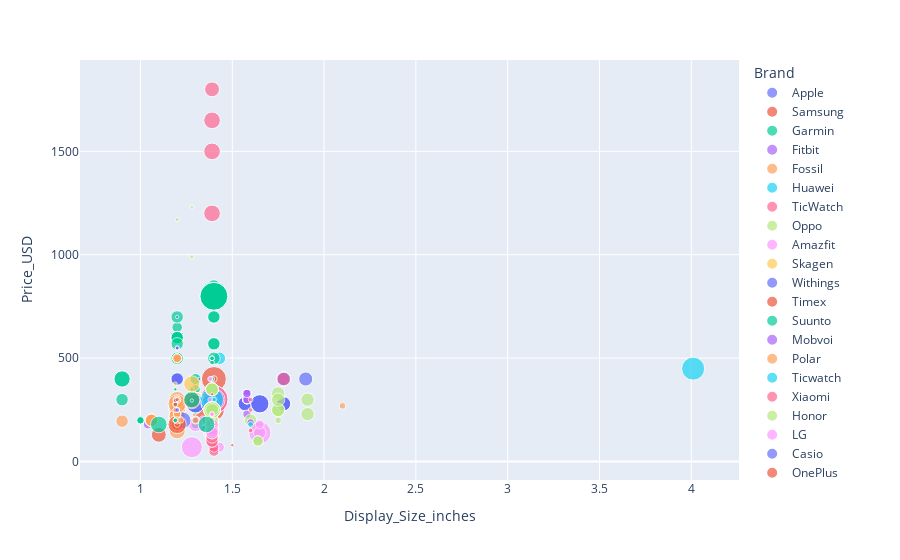

Notebook code cell kept with this figure:
### Code cell
# Create the scatter plot
fig = px.scatter(data, x='Display_Size_inches', y='Price_USD', color='Brand',
                 size='Battery_Life_days', hover_data=['Model', 'Water_Resistance_meters'])
fig.show()

### Figure 1 — Plotly figure (JSON) as saved in the notebook; plotly's stock layout.template omitted (floating-point values rounded to 4 significant figures)
{"data": [{"customdata": [["Watch Series 7", 50], ["Watch SE", 50], ["Watch SE", 50], ["Watch SE", 50], ["Watch SE", 50], ["Watch SE", 50], ["Watch SE", 50], ["Watch Series 6", 50], ["Watch SE", 50], ["Watch Series 6", 50], ["Watch Series 6", 50], ["Watch Series 6", 50], ["Watch Series 6", 50], ["Watch Series 6", 50]], "hovertemplate": "Brand=Apple<br>Display_Size_inches=%{x}<br>Price_USD=%{y}<br>Battery_Life_days=%{marker.size}<br>Model=%{customdata[0]}<br>Water_Resistance_meters=%{customdata[1]}<extra></extra>", "legendgroup": "Apple", "marker": {"color": "#636efa", "size": [18, 18, 18, 18, 18, 18, 18, 18, 18, 18, 18, 18, 18, 18], "sizemode": "area", "sizeref": 0.18, "symbol": "circle"}, "mode": "markers", "name": "Apple", "orientation": "v", "showlegend": true, "type": "scatter", "x": [1.9, 1.57, 1.78, 1.57, 1.78, 1.57, 1.78, 1.78, 1.78, 1.78, 1.78, 1.78, 1.78, 1.78], "xaxis": "x", "y": [399, 279, 279, 279, 279, 279, 279, 399, 279, 399, 399, 399, 399, 399], "yaxis": "y"}, {"customdata": [["Galaxy Watch 4", 50], ["Galaxy Watch 3", 50], ["Galaxy Watch 3", 50], ["Galaxy Watch Active 2", 50], ["Galaxy Watch 3", 50], ["Galaxy Watch Active2", 50], ["Galaxy Watch 3", 50], ["Galaxy Watch Active 2", 50], ["Galaxy Watch Active2", 50], ["Galaxy Watch Active2", 50], ["Galaxy Watch 3", 50], ["Galaxy Watch Active 2", 50], ["Galaxy Watch 3", 50], ["Galaxy Watch Active2", 50], ["Galaxy Watch3", 50], ["Galaxy Watch 3", 50], ["Galaxy Watch Active 2", 50], ["Galaxy Watch", 50], ["Gear S3 Frontier", 50]], "hovertemplate": "Brand=Samsung<br>Display_Size_inches=%{x}<br>Price_USD=%{y}<br>Battery_Life_days=%{marker.size}<br>Model=%{customdata[0]}<br>Water_Resistance_meters=%{customdata[1]}<extra></extra>", "legendgroup": "Samsung", "marker": {"color": "#EF553B", "size": [40, 3, 4, 2, 3, 2, 3, 2, 3, 60, 56, 2, 2, 3, 4, 4, 2, 4, 3], "sizemode": "area", "sizeref": 0.18, "symbol": "circle"}, "mode": "markers", "name": "Samsung", "orientation": "v", "showlegend": true, "type": "scatter", "x": [1.4, 1.4, 1.4, 1.4, 1.4, 1.4, 1.4, 1.4, 1.4, 1.35, 1.4, 1.2, 1.4, 1.4, 1.4, 1.2, 1.4, 1.3, 1.3], "xaxis": "x", "y": [249, 349, 399, 249, 399, 249, 349, 249, 199, 249, 399, 199, 399, 249, 399, 399, 279, 259, 299], "yaxis": "y"}, {"customdata": [["Venu 2", 50], ["Forerunner 945 LTE", 50], ["Venu Sq Music", 50], ["Lily", 50], ["Forerunner 945", 50], ["Forerunner 945", 50], ["Forerunner 945", 50], ["Forerunner 945", 50], ["Forerunner 945", 50], ["Venu Sq", 50], ["Forerunner 945", 50], ["Lily", 50], ["Forerunner 945", 50], ["Forerunner 945", 50], ["Venu Sq", 50], ["Forerunner 945", 50], ["Enduro", 100], ["Forerunner 945", 50], ["Forerunner 945", 50], ["Fenix 6 Pro Solar", 100], ["Venu Sq", 50], ["Forerunner 945", 50], ["Venu Sq", 50], ["Enduro", 100], ["Lily", 50], ["Instinct Solar", 100], ["Enduro", 100], ["Instinct", 100], ["Vivoactive 4", 50], ["Instinct Solar", 100], ["Venu Sq Music", 50], ["Lily", 50], ["Enduro", 100], ["Venu Sq", 50]], "hovertemplate": "Brand=Garmin<br>Display_Size_inches=%{x}<br>Price_USD=%{y}<br>Battery_Life_days=%{marker.size}<br>Model=%{customdata[0]}<br>Water_Resistance_meters=%{customdata[1]}<extra></extra>", "legendgroup": "Garmin", "marker": {"color": "#00cc96", "size": [11, 10, 6, 5, 14, 14, 14, 2, 2, 6, 14, 5, 14, 14, 6, 14, 70, 2, 14, 14, 6, 14, 6, 70, 5, 24, 70, 14, 8, 24, 6, 5, 70, 6], "sizemode": "area", "sizeref": 0.18, "symbol": "circle"}, "mode": "markers", "name": "Garmin", "orientation": "v", "showlegend": true, "type": "scatter", "x": [1.3, 1.2, 1.3, 1, 1.2, 1.2, 1.2, 1.2, 1.2, 1.3, 1.2, 1.3, 1.2, 1.2, 1.3, 1.2, 1.4, 1.2, 1.2, 1.4, 1.3, 1.2, 1.3, 1.4, 1, 0.9, 1.4, 0.9, 1.3, 0.9, 1.3, 1, 1.4, 1.3], "xaxis": "x", "y": [399, 649, 249, 199, 599, 599, 599, 599, 599, 199, 599, 199, 599, 599, 199, 599, 799, 599, 599, 849, 179, 599, 199, 799, 199, 399, 799, 299, 349, 399, 249, 199, 799, 179], "yaxis": "y"}, {"customdata": [["Versa 3", 50], ["Sense", 50], ["Sense", 50], ["Sense", 50], ["Sense", 50], ["Sense", 50], ["Sense", 50], ["Sense", 50], ["Sense", 50], ["Sense", 50], ["Sense", 50], ["Versa Lite Edition", 50], ["Sense", 50], ["Versa 2", 50], ["Sense", 50], ["Sense", 50], ["Versa 2", 50], ["Sense", 50], ["Charge 5", 50], ["Sense", 50], ["Ionic", 50], ["Ionic", 50], ["Ionic", 50], ["Ionic", 50]], "hovertemplate": "Brand=Fitbit<br>Display_Size_inches=%{x}<br>Price_USD=%{y}<br>Battery_Life_days=%{marker.size}<br>Model=%{customdata[0]}<br>Water_Resistance_meters=%{customdata[1]}<extra></extra>", "legendgroup": "Fitbit", "marker": {"color": "#ab63fa", "size": [6, 6, 6, 6, 6, 6, 6, 6, 6, 6, 6, 4, 6, 5, 6, 6, 5, 6, 7, 6, 5, 5, 5, 4], "sizemode": "area", "sizeref": 0.18, "symbol": "circle"}, "mode": "markers", "name": "Fitbit", "orientation": "v", "showlegend": true, "type": "scatter", "x": [1.58, 1.58, 1.58, 1.58, 1.58, 1.58, 1.58, 1.58, 1.58, 1.58, 1.58, 1.34, 1.58, 1.39, 1.58, 1.58, 1.39, 1.58, 1.04, 1.58, 1.42, 1.42, 1.42, 1.42], "xaxis": "x", "y": [229, 299, 329, 299, 329, 329, 299, 329, 299, 299, 299, 159, 329, 199, 299, 329, 179, 299, 179, 329, 249, 249, 299, 249], "yaxis": "y"}, {"customdata": [["Gen 6", 30], ["Collider", 30], ["Sport", 50], ["Sport", 50], ["Sport", 50], ["Sport", 50], ["Sport", 30], ["Sport", 50], ["Hybrid HR", 30], ["Sport", 50], ["Hybrid HR", 30], ["Hybrid HR", 30], ["Sport", 50], ["Collider HR", 30], ["Sport", 50], ["Hybrid HR", 30], ["Sport", 50], ["Gen 5 Carlyle", 30], ["Hybrid HR", 30], ["Gen 5", 30], ["Sport", 50], ["Sport", 50], ["Sport", 50]], "hovertemplate": "Brand=Fossil<br>Display_Size_inches=%{x}<br>Price_USD=%{y}<br>Battery_Life_days=%{marker.size}<br>Model=%{customdata[0]}<br>Water_Resistance_meters=%{customdata[1]}<extra></extra>", "legendgroup": "Fossil", "marker": {"color": "#FFA15A", "size": [24, 14, 24, 24, 24, 2, 24, 24, 14, 24, 14, 14, 2, 14, 24, 14, 24, 24, 14, 24, 24, 2, 24], "sizemode": "area", "sizeref": 0.18, "symbol": "circle"}, "mode": "markers", "name": "Fossil", "orientation": "v", "showlegend": true, "type": "scatter", "x": [1.28, null, 1.2, 1.2, 1.2, 1.2, 1.2, 1.2, 1.06, 1.2, 1.06, 1.06, 1.2, 0.9, 1.2, 1.06, 1.2, 1.28, 1.06, 1.28, 1.2, 1.2, 1.2], "xaxis": "x", "y": [299, 195, 255, 149, 219, 275, 249, 199, 199, 219, 199, 199, 219, 195, 199, 199, 189, 295, 199, 295, 219, 149, 299], "yaxis": "y"}, {"customdata": [["Watch 3 Pro", 50], ["Watch GT 2 Pro", 50], ["Watch GT2 Pro", 50], ["Watch GT2 Pro", 50], ["Watch GT 2 Pro", 50], ["Watch GT 2 Pro", 50], ["Watch GT 2 Pro", 50], ["Watch GT 2 Pro", 50], ["Watch GT 2 Pro", 50], ["Watch GT 2 Pro", 50], ["Watch GT 2 Pro", 50], ["Watch GT 2 Pro", 50], ["Watch GT 2 Pro", 50], ["Watch Fit", 50], ["Watch GT 2 Pro", 50], ["Watch GT 2e", 50], ["Watch GT 2", 50], ["Watch GT 2e", 50], ["Watch GT 2 Pro", 50]], "hovertemplate": "Brand=Huawei<br>Display_Size_inches=%{x}<br>Price_USD=%{y}<br>Battery_Life_days=%{marker.size}<br>Model=%{customdata[0]}<br>Water_Resistance_meters=%{customdata[1]}<extra></extra>", "legendgroup": "Huawei", "marker": {"color": "#19d3f3", "size": [14, 14, 14, 14, 14, 14, 14, 14, 14, 14, 14, 14, 14, 10, 14, 14, 14, 14, 14], "sizemode": "area", "sizeref": 0.18, "symbol": "circle"}, "mode": "markers", "name": "Huawei", "orientation": "v", "showlegend": true, "type": "scatter", "x": [1.43, 1.39, 1.39, 1.39, 1.39, 1.39, 1.39, 1.39, 1.39, 1.39, 1.39, 1.39, 1.39, 1.64, 1.39, 1.39, 1.39, 1.39, 1.39], "xaxis": "x", "y": [499, 299, 299, 299, 299, 329, 299, 299, 299, 299, 299, 299, 299, 129, 299, 139, 179, 139, 299], "yaxis": "y"}, {"customdata": [["E3", 50], ["Pro 3 GPS", 50], ["Pro 4G/LTE", 50], ["Pro 3 GPS", 50], ["Pro 3", 50], ["Pro 3", 50], ["Pro 3", 30], ["Pro 3", 50], ["Pro 3", 50], ["Pro 4G/LTE", 50], ["E2", 50], ["E3", 50], ["E3", 50], ["C2+", 50], ["Pro 3", 50], ["C2", 50], ["E3", 50], ["Pro 3", 50]], "hovertemplate": "Brand=TicWatch<br>Display_Size_inches=%{x}<br>Price_USD=%{y}<br>Battery_Life_days=%{marker.size}<br>Model=%{customdata[0]}<br>Water_Resistance_meters=%{customdata[1]}<extra></extra>", "legendgroup": "TicWatch", "marker": {"color": "#FF6692", "size": [2, 3, 2, 3, 3, 45, 72, 3, 45, 2, 2, 3, 3, 1.5, 3, 1, 3, 72], "sizemode": "area", "sizeref": 0.18, "symbol": "circle"}, "mode": "markers", "name": "TicWatch", "orientation": "v", "showlegend": true, "type": "scatter", "x": [1.3, 1.4, 1.4, 1.4, 1.4, 1.4, 1.4, 1.4, 1.4, 1.4, 1.39, 1.3, 1.3, 1.3, 1.4, 1.3, 1.3, 1.4], "xaxis": "x", "y": [199, 299, 299, 299, 299, 299, 299, 299, 299, 299, 159, 199, 199, 209, 299, 199, 199, 299], "yaxis": "y"}, {"customdata": [["Watch 2", 50], ["Watch 2", 50], ["Watch 2", 50], ["Watch 2", 50], ["Watch", 50], ["Watch 2", 50], ["Watch Free", 50], ["Watch 2 ECG Edition", 50], ["Watch Free", 50]], "hovertemplate": "Brand=Oppo<br>Display_Size_inches=%{x}<br>Price_USD=%{y}<br>Battery_Life_days=%{marker.size}<br>Model=%{customdata[0]}<br>Water_Resistance_meters=%{customdata[1]}<extra></extra>", "legendgroup": "Oppo", "marker": {"color": "#B6E880", "size": [4, 16, 16, 16, 16, 16, 14, 16, 14], "sizemode": "area", "sizeref": 0.18, "symbol": "circle"}, "mode": "markers", "name": "Oppo", "orientation": "v", "showlegend": true, "type": "scatter", "x": [1.75, 1.91, 1.75, 1.75, 1.91, 1.75, 1.6, 1.75, 1.64], "xaxis": "x", "y": [199, 299, 329, 249, 229, 249, 199, 299, 159], "yaxis": "y"}, {"customdata": [["GTR 3", 50], ["GTR 2", 50], ["GTR 2e", 50], ["GTR 2e", 50], ["GTR 2e", 50], ["GTR 2e", 50], ["GTS 2e", 50], ["GTR 2e", 50], ["GTR 2", 50], ["GTR 2", 50], ["GTR 2", 50], ["GTS 2", 50], ["Bip U Pro", 50], ["Stratos 3", 50], ["Bip S", 50], ["GTR 2", 50], ["T-Rex Pro", 100], ["GTR 2", 50], ["GTR 2e", 50], ["GTR 2", 50]], "hovertemplate": "Brand=Amazfit<br>Display_Size_inches=%{x}<br>Price_USD=%{y}<br>Battery_Life_days=%{marker.size}<br>Model=%{customdata[0]}<br>Water_Resistance_meters=%{customdata[1]}<extra></extra>", "legendgroup": "Amazfit", "marker": {"color": "#FF97FF", "size": [12, 14, 24, 14, 45, 14, 14, 14, 14, 14, 14, 7, 9, 7, 40, 14, 18, 14, 24, 14], "sizemode": "area", "sizeref": 0.18, "symbol": "circle"}, "mode": "markers", "name": "Amazfit", "orientation": "v", "showlegend": true, "type": "scatter", "x": [1.39, 1.39, 1.39, 1.39, 1.65, 1.39, 1.65, 1.39, 1.39, 1.39, 1.39, 1.65, 1.43, 1.34, 1.28, 1.39, 1.3, 1.39, 1.39, 1.39], "xaxis": "x", "y": [199, 179, 139, 139, 139, 139, 139, 139, 179, 179, 179, 179, 69, 199, 69, 179, 179, 179, 139, 179], "yaxis": "y"}, {"customdata": [["Jorn Hybrid HR", 30], ["Falster 3", 30], ["Falster 3", 30], ["Falster 3", 30], ["Falster 3", 30], ["Falster 3", 30], ["Falster 3", 30], ["Jorn Hybrid HR", 30], ["Falster 3", 30], ["Falster 3", 30], ["Falster 3", 30], ["Falster 3", 30], ["Falster 3", 30], ["Falster 3", 30], ["Falster 3", 30], ["Falster 2", 30], ["Falster 3", 30]], "hovertemplate": "Brand=Skagen<br>Display_Size_inches=%{x}<br>Price_USD=%{y}<br>Battery_Life_days=%{marker.size}<br>Model=%{customdata[0]}<br>Water_Resistance_meters=%{customdata[1]}<extra></extra>", "legendgroup": "Skagen", "marker": {"color": "#FECB52", "size": [14, 24, 24, 24, 24, 1, 24, 14, 24, 24, 2, 1, 1, 24, 1, 1, 24], "sizemode": "area", "sizeref": 0.18, "symbol": "circle"}, "mode": "markers", "name": "Skagen", "orientation": "v", "showlegend": true, "type": "scatter", "x": [null, 1.3, 1.3, 1.3, 1.3, 1.3, 1.3, 1.2, 1.3, 1.3, 1.3, 1.3, 1.3, 1.3, 1.3, 1.19, 1.3], "xaxis": "x", "y": [195, 295, 295, 295, 295, 295, 295, 195, 295, 295, 295, 295, 295, 295, 295, 295, 295], "yaxis": "y"}, {"customdata": [["ScanWatch", 50], ["ScanWatch", 50], ["ScanWatch", 50], ["Steel HR Sport", 50], ["ScanWatch", 50], ["ScanWatch 38mm", 50], ["ScanWatch", 50], ["ScanWatch", 50], ["ScanWatch", 50]], "hovertemplate": "Brand=Withings<br>Display_Size_inches=%{x}<br>Price_USD=%{y}<br>Battery_Life_days=%{marker.size}<br>Model=%{customdata[0]}<br>Water_Resistance_meters=%{customdata[1]}<extra></extra>", "legendgroup": "Withings", "marker": {"color": "#636efa", "size": [30, 30, 30, 25, 30, 30, 30, 30, 30], "sizemode": "area", "sizeref": 0.18, "symbol": "circle"}, "mode": "markers", "name": "Withings", "orientation": "v", "showlegend": true, "type": "scatter", "x": [1.65, 1.65, 1.3, 1.23, 1.38, 1.3, 1.65, 1.38, 1.38], "xaxis": "x", "y": [279, 279, 279, 199, 279, 279, 279, 279, 279], "yaxis": "y"}, {"customdata": [["Metropolitan R", 30], ["Metropolitan R", 30], ["Metropolitan R", 50], ["Metropolitan R", 50], ["Metropolitan R", 50], ["Ironman R300 GPS", 100], ["Metropolitan+", 50], ["Metropolitan R AMOLED", 30]], "hovertemplate": "Brand=Timex<br>Display_Size_inches=%{x}<br>Price_USD=%{y}<br>Battery_Life_days=%{marker.size}<br>Model=%{customdata[0]}<br>Water_Resistance_meters=%{customdata[1]}<extra></extra>", "legendgroup": "Timex", "marker": {"color": "#EF553B", "size": [3, 5, 3, 12, 30, 20, 1, 3], "sizemode": "area", "sizeref": 0.18, "symbol": "circle"}, "mode": "markers", "name": "Timex", "orientation": "v", "showlegend": true, "type": "scatter", "x": [1.2, 1.2, 1.2, 1.2, 1.2, 1.1, 1.5, 1.2], "xaxis": "x", "y": [179, 179, 179, 179, 179, 129, 79, 179], "yaxis": "y"}, {"customdata": [["7", 50], ["9 Peak", 100], ["7", 50], ["9 Baro", 100], ["7", 50], ["7", 50], ["7", 50], ["7", 50], ["7", 50], ["9 Peak", 100], ["9 Peak", 100], ["9 Peak", 100], ["9 Peak", 100], ["9 Peak", 100], ["9 Peak", 100], ["9 Peak", 100]], "hovertemplate": "Brand=Suunto<br>Display_Size_inches=%{x}<br>Price_USD=%{y}<br>Battery_Life_days=%{marker.size}<br>Model=%{customdata[0]}<br>Water_Resistance_meters=%{customdata[1]}<extra></extra>", "legendgroup": "Suunto", "marker": {"color": "#00cc96", "size": [2, 14, 2, 14, 2, 2, 2, 2, 2, 14, 14, 14, 14, 14, 14, 14], "sizemode": "area", "sizeref": 0.18, "symbol": "circle"}, "mode": "markers", "name": "Suunto", "orientation": "v", "showlegend": true, "type": "scatter", "x": [1.39, 1.4, 1.39, 1.2, 1.39, 1.39, 1.39, 1.39, 1.39, 1.4, 1.4, 1.2, 1.4, 1.4, 1.2, 1.2], "xaxis": "x", "y": [499, 499, 479, 599, 499, 399, 499, 499, 399, 569, 569, 699, 699, 699, 569, 499], "yaxis": "y"}, {"customdata": [["TicWatch Pro 3 GPS", 50], ["TicWatch E3", 30], ["TicWatch E3", 1.5], ["TicWatch Pro 3", 50], ["TicWatch E3", 50], ["TicWatch Pro 2020", 50], ["TicWatch Pro 3", 50], ["TicWatch Pro 3", 50], ["TicWatch E3", 50], ["TicWatch C2+", 50], ["TicWatch E3", 50], ["TicWatch E3", 50], ["TicWatch Pro", 50], ["TicWatch E3", 50], ["TicWatch E3", 50], ["TicWatch E3", 50], ["TicWatch E2", 50], ["TicWatch Pro 3", 50], ["TicWatch C2+", 50], ["TicWatch E3", 50], ["TicWatch E3", 50], ["TicWatch Pro 3", 50], ["TicWatch S2", 50], ["TicWatch E3", 50]], "hovertemplate": "Brand=Mobvoi<br>Display_Size_inches=%{x}<br>Price_USD=%{y}<br>Battery_Life_days=%{marker.size}<br>Model=%{customdata[0]}<br>Water_Resistance_meters=%{customdata[1]}<extra></extra>", "legendgroup": "Mobvoi", "marker": {"color": "#ab63fa", "size": [45, 3, 3, 3, 3, 2, 3, 3, 3, 2, 3, 3, 2, 3, 3, 3, 2, 3, 1.5, 3, 3, 3, 2, 3], "sizemode": "area", "sizeref": 0.18, "symbol": "circle"}, "mode": "markers", "name": "Mobvoi", "orientation": "v", "showlegend": true, "type": "scatter", "x": [1.4, 1.3, 1.3, 1.4, 1.3, 1.39, 1.4, 1.4, 1.3, 1.3, 1.3, 1.3, 1.4, 1.3, 1.3, 1.3, 1.39, 1.4, 1.3, 1.3, 1.3, 1.4, 1.39, 1.3], "xaxis": "x", "y": [299, 199, 199, 299, 199, 299, 299, 299, 199, 209, 199, 199, 279, 199, 199, 199, 159, 299, 209, 199, 199, 299, 179, 199], "yaxis": "y"}, {"customdata": [["Ignite 2", 30], ["Vantage V2", 100], ["Vantage M", 50], ["Vantage M2", 100], ["Vantage V2", 100], ["Vantage V2", 100], ["Vantage M2", 100], ["Vantage V2", 100], ["Vantage V2", 100], ["Ignite 2", 50], ["Ignite 2", 30], ["Ignite", 30]], "hovertemplate": "Brand=Polar<br>Display_Size_inches=%{x}<br>Price_USD=%{y}<br>Battery_Life_days=%{marker.size}<br>Model=%{customdata[0]}<br>Water_Resistance_meters=%{customdata[1]}<extra></extra>", "legendgroup": "Polar", "marker": {"color": "#FFA15A", "size": [5, 7, 30, 5, 7, 7, 5, 7, 7, 5, 5, 5], "sizemode": "area", "sizeref": 0.18, "symbol": "circle"}, "mode": "markers", "name": "Polar", "orientation": "v", "showlegend": true, "type": "scatter", "x": [1.2, 1.2, 1.2, 1.2, 1.2, 1.2, 1.2, 1.2, 1.2, 1.2, 1.2, 1.2], "xaxis": "x", "y": [229, 499, 279, 299, 499, 499, 299, 499, 499, 229, 229, 199], "yaxis": "y"}, {"customdata": [["Pro 4G/LTE", 50], ["Pro 4G/LTE", 50]], "hovertemplate": "Brand=Ticwatch<br>Display_Size_inches=%{x}<br>Price_USD=%{y}<br>Battery_Life_days=%{marker.size}<br>Model=%{customdata[0]}<br>Water_Resistance_meters=%{customdata[1]}<extra></extra>", "legendgroup": "Ticwatch", "marker": {"color": "#19d3f3", "size": [48, 2], "sizemode": "area", "sizeref": 0.18, "symbol": "circle"}, "mode": "markers", "name": "Ticwatch", "orientation": "v", "showlegend": true, "type": "scatter", "x": [1.39, 1.4], "xaxis": "x", "y": [299, 299], "yaxis": "y"}, {"customdata": [["Mi Watch", 50], ["Mi Watch Lite", 50], ["Mi Watch Revolve", 50], ["Mi Watch Revolve", 50], ["Mi Watch Revolve", 50], ["Mi Watch", 50], ["Mi Watch", 50], ["Mi Watch Lite", 50], ["Mi Watch Lite", 50], ["Mi Watch Revolve", 50], ["Mi Watch Revolve", 50], ["Mi Watch Revolve", 50], ["Mi Watch Revolve", 50], ["Mi Watch Revolve", 50], ["Mi Watch", 50], ["Mi Watch Revolve", 50], ["Mi Watch Revolve", 50]], "hovertemplate": "Brand=Xiaomi<br>Display_Size_inches=%{x}<br>Price_USD=%{y}<br>Battery_Life_days=%{marker.size}<br>Model=%{customdata[0]}<br>Water_Resistance_meters=%{customdata[1]}<extra></extra>", "legendgroup": "Xiaomi", "marker": {"color": "#FF6692", "size": [16, 9, 14, 14, 14, 16, 16, 9, 9, 14, 14, 14, 14, 14, 16, 14, 14], "sizemode": "area", "sizeref": 0.18, "symbol": "circle"}, "mode": "markers", "name": "Xiaomi", "orientation": "v", "showlegend": true, "type": "scatter", "x": [1.39, 1.4, 1.39, 1.39, 1.39, 1.39, 1.39, 1.4, 1.4, 1.39, 1.39, 1.39, 1.39, 1.39, 1.78, 1.39, 1.39], "xaxis": "x", "y": [179, 59, 149, 129, 119, 199, 139, 49, 69, 129, 120, 99, 99, 149, 399, 129, 119], "yaxis": "y"}, {"customdata": [["MagicWatch 2", 50], ["Watch GS Pro", 50], ["Watch GS Pro", 50], ["Magic Watch 2", 50], ["MagicWatch 2", 50], ["Watch ES", 50], ["Watch ES", 50], ["Watch GS Pro", 50], ["Watch GS Pro", 50], ["MagicWatch 2", 50], ["MagicWatch 2", 50], ["Watch GS Pro", 50], ["MagicWatch 2", 50], ["Watch GS Pro", 50]], "hovertemplate": "Brand=Honor<br>Display_Size_inches=%{x}<br>Price_USD=%{y}<br>Battery_Life_days=%{marker.size}<br>Model=%{customdata[0]}<br>Water_Resistance_meters=%{customdata[1]}<extra></extra>", "legendgroup": "Honor", "marker": {"color": "#B6E880", "size": [14, 25, 25, 14, 14, 10, 10, 25, 25, 14, 14, 25, 14, 25], "sizemode": "area", "sizeref": 0.18, "symbol": "circle"}, "mode": "markers", "name": "Honor", "orientation": "v", "showlegend": true, "type": "scatter", "x": [1.39, 1.39, 1.39, 1.39, 1.39, 1.64, 1.64, 1.39, 1.39, 1.39, 1.39, 1.39, 1.39, 1.39], "xaxis": "x", "y": [139, 249, 249, 199, 199, 99, 99, 249, 249, 159, 199, 249, 159, 249], "yaxis": "y"}, {"customdata": [["Watch Urbane 2nd Ed.", 1.5], ["Watch W7", 50], ["Watch W7", 50], ["Watch Urbane 2", 50], ["Watch Urbane 2nd Edition", 10], ["Watch W7", 50]], "hovertemplate": "Brand=LG<br>Display_Size_inches=%{x}<br>Price_USD=%{y}<br>Battery_Life_days=%{marker.size}<br>Model=%{customdata[0]}<br>Water_Resistance_meters=%{customdata[1]}<extra></extra>", "legendgroup": "LG", "marker": {"color": "#FF97FF", "size": [2, 2, 2, 2, 2, 2], "sizemode": "area", "sizeref": 0.18, "symbol": "circle"}, "mode": "markers", "name": "LG", "orientation": "v", "showlegend": true, "type": "scatter", "x": [1.38, 1.2, 1.2, 1.38, 1.38, 1.2], "xaxis": "x", "y": [399, 249, 249, 299, 399, 249], "yaxis": "y"}, {"customdata": [["Pro Trek WSD-F30", 50], ["G-Shock Move", 200], ["G-Shock GBD-H1000", 200], ["G-Shock GBD-H1000", 200], ["Pro Trek Smart WSD-F30", 50], ["Pro Trek WSD-F30", 50], ["G-Shock GBD-H1000", 200], ["Pro Trek F30", 50], ["Pro Trek Smart WSD-30F", 50], ["G-Shock GSW-H1000", 200]], "hovertemplate": "Brand=Casio<br>Display_Size_inches=%{x}<br>Price_USD=%{y}<br>Battery_Life_days=%{marker.size}<br>Model=%{customdata[0]}<br>Water_Resistance_meters=%{customdata[1]}<extra></extra>", "legendgroup": "Casio", "marker": {"color": "#636efa", "size": [1, 2, 14, 14, 1, 1.5, 14, 1.5, 1, 1], "sizemode": "area", "sizeref": 0.18, "symbol": "circle"}, "mode": "markers", "name": "Casio", "orientation": "v", "showlegend": true, "type": "scatter", "x": [1.2, 1.2, 1.2, 1.2, 1.2, 1.2, 1.2, 1.2, 1.32, 1.2], "xaxis": "x", "y": [549, 399, 399, 399, 549, 549, 399, 549, 399, 699], "yaxis": "y"}, {"customdata": [["Watch", 50]], "hovertemplate": "Brand=OnePlus<br>Display_Size_inches=%{x}<br>Price_USD=%{y}<br>Battery_Life_days=%{marker.size}<br>Model=%{customdata[0]}<br>Water_Resistance_meters=%{customdata[1]}<extra></extra>", "legendgroup": "OnePlus", "marker": {"color": "#EF553B", "size": [14], "sizemode": "area", "sizeref": 0.18, "symbol": "circle"}, "mode": "markers", "name": "OnePlus", "orientation": "v", "showlegend": true, "type": "scatter", "x": [1.39], "xaxis": "x", "y": [159], "yaxis": "y"}, {"customdata": [["Vapor X", 50], ["Vapor X", 30], ["Vapor 2", 30], ["Vapor X", 30], ["Vapor 2", 50], ["Vapor X", 30], ["Vapor X", 30]], "hovertemplate": "Brand=Misfit<br>Display_Size_inches=%{x}<br>Price_USD=%{y}<br>Battery_Life_days=%{marker.size}<br>Model=%{customdata[0]}<br>Water_Resistance_meters=%{customdata[1]}<extra></extra>", "legendgroup": "Misfit", "marker": {"color": "#00cc96", "size": [2, 2, 1, 2, 1, 2, 2], "sizemode": "area", "sizeref": 0.18, "symbol": "circle"}, "mode": "markers", "name": "Misfit", "orientation": "v", "showlegend": true, "type": "scatter", "x": [1.19, 1.19, 1.2, 1.19, 1.2, 1.19, 1.19], "xaxis": "x", "y": [199, 279, 249, 279, 249, 199, 279], "yaxis": "y"}, {"customdata": [["Moto 360 (3rd Gen)", 30]], "hovertemplate": "Brand=Moto<br>Display_Size_inches=%{x}<br>Price_USD=%{y}<br>Battery_Life_days=%{marker.size}<br>Model=%{customdata[0]}<br>Water_Resistance_meters=%{customdata[1]}<extra></extra>", "legendgroup": "Moto", "marker": {"color": "#ab63fa", "size": [2], "sizemode": "area", "sizeref": 0.18, "symbol": "circle"}, "mode": "markers", "name": "Moto", "orientation": "v", "showlegend": true, "type": "scatter", "x": [1.2], "xaxis": "x", "y": [299], "yaxis": "y"}, {"customdata": [["ZeTime Elite 2", 50], ["ZeTime", 30]], "hovertemplate": "Brand=MyKronoz<br>Display_Size_inches=%{x}<br>Price_USD=%{y}<br>Battery_Life_days=%{marker.size}<br>Model=%{customdata[0]}<br>Water_Resistance_meters=%{customdata[1]}<extra></extra>", "legendgroup": "MyKronoz", "marker": {"color": "#FFA15A", "size": [5, 3], "sizemode": "area", "sizeref": 0.18, "symbol": "circle"}, "mode": "markers", "name": "MyKronoz", "orientation": "v", "showlegend": true, "type": "scatter", "x": [1.3, 1.22], "xaxis": "x", "y": [199, 199], "yaxis": "y"}, {"customdata": [["Alpha", 50]], "hovertemplate": "Brand=Nubia<br>Display_Size_inches=%{x}<br>Price_USD=%{y}<br>Battery_Life_days=%{marker.size}<br>Model=%{customdata[0]}<br>Water_Resistance_meters=%{customdata[1]}<extra></extra>", "legendgroup": "Nubia", "marker": {"color": "#19d3f3", "size": [48], "sizemode": "area", "sizeref": 0.18, "symbol": "circle"}, "mode": "markers", "name": "Nubia", "orientation": "v", "showlegend": true, "type": "scatter", "x": [4.01], "xaxis": "x", "y": [449], "yaxis": "y"}, {"customdata": [["SmartWatch 3", 30], ["SmartWatch 3", 30], ["SmartWatch 3", 30]], "hovertemplate": "Brand=Sony<br>Display_Size_inches=%{x}<br>Price_USD=%{y}<br>Battery_Life_days=%{marker.size}<br>Model=%{customdata[0]}<br>Water_Resistance_meters=%{customdata[1]}<extra></extra>", "legendgroup": "Sony", "marker": {"color": "#FF6692", "size": [2, 2, 2], "sizemode": "area", "sizeref": 0.18, "symbol": "circle"}, "mode": "markers", "name": "Sony", "orientation": "v", "showlegend": true, "type": "scatter", "x": [1.6, 1.6, 1.6], "xaxis": "x", "y": [299, 150, 249], "yaxis": "y"}, {"customdata": [["Z", 50], ["Z", 50], ["Z", 50], ["Z", 50], ["Z Titanium", 50], ["Z", 50]], "hovertemplate": "Brand=Zepp<br>Display_Size_inches=%{x}<br>Price_USD=%{y}<br>Battery_Life_days=%{marker.size}<br>Model=%{customdata[0]}<br>Water_Resistance_meters=%{customdata[1]}<extra></extra>", "legendgroup": "Zepp", "marker": {"color": "#B6E880", "size": [15, 15, 15, 15, 15, 15], "sizemode": "area", "sizeref": 0.18, "symbol": "circle"}, "mode": "markers", "name": "Zepp", "orientation": "v", "showlegend": true, "type": "scatter", "x": [1.39, 1.39, 1.39, 1.39, 1.39, 1.39], "xaxis": "x", "y": [349, 349, 349, 249, 349, 349], "yaxis": "y"}, {"customdata": [["Watch S Pro", 50], ["Watch S Pro", 50], ["Watch S Pro", 50]], "hovertemplate": "Brand=Realme<br>Display_Size_inches=%{x}<br>Price_USD=%{y}<br>Battery_Life_days=%{marker.size}<br>Model=%{customdata[0]}<br>Water_Resistance_meters=%{customdata[1]}<extra></extra>", "legendgroup": "Realme", "marker": {"color": "#FF97FF", "size": [14, 14, 14], "sizemode": "area", "sizeref": 0.18, "symbol": "circle"}, "mode": "markers", "name": "Realme", "orientation": "v", "showlegend": true, "type": "scatter", "x": [1.39, 1.39, 1.39], "xaxis": "x", "y": [179, 149, 139], "yaxis": "y"}, {"customdata": [["PowerWatch 2", 200], ["PowerWatch 2", 200], ["PowerWatch 2", 200]], "hovertemplate": "Brand=Matrix<br>Display_Size_inches=%{x}<br>Price_USD=%{y}<br>Battery_Life_days=%{marker.size}<br>Model=%{customdata[0]}<br>Water_Resistance_meters=%{customdata[1]}<extra></extra>", "legendgroup": "Matrix", "marker": {"color": "#FECB52", "size": [0, 0, 0], "sizemode": "area", "sizeref": 0.18, "symbol": "circle"}, "mode": "markers", "name": "Matrix", "orientation": "v", "showlegend": true, "type": "scatter", "x": [1.2, 1.2, 1.2], "xaxis": "x", "y": [499, 499, 499], "yaxis": "y"}, {"customdata": [["Scallop 2", 30], ["Scallop 2", 30], ["Scallop 2", 30]], "hovertemplate": "Brand=Kate Spade<br>Display_Size_inches=%{x}<br>Price_USD=%{y}<br>Battery_Life_days=%{marker.size}<br>Model=%{customdata[0]}<br>Water_Resistance_meters=%{customdata[1]}<extra></extra>", "legendgroup": "Kate Spade", "marker": {"color": "#636efa", "size": [1, 1, 1], "sizemode": "area", "sizeref": 0.18, "symbol": "circle"}, "mode": "markers", "name": "Kate Spade", "orientation": "v", "showlegend": true, "type": "scatter", "x": [1.19, 1.2, 1.19], "xaxis": "x", "y": [295, 299, 295], "yaxis": "y"}, {"customdata": [["On Fadelite", 30], ["Fadelite", 30], ["On Fadelite", 30], ["On Fadelite", 30], ["On Fadelite", 30], ["On Axial", 30], ["On Full Guard 2.5", 50]], "hovertemplate": "Brand=Diesel<br>Display_Size_inches=%{x}<br>Price_USD=%{y}<br>Battery_Life_days=%{marker.size}<br>Model=%{customdata[0]}<br>Water_Resistance_meters=%{customdata[1]}<extra></extra>", "legendgroup": "Diesel", "marker": {"color": "#EF553B", "size": [2, 2, 2, 2, 1.5, 24, 1], "sizemode": "area", "sizeref": 0.18, "symbol": "circle"}, "mode": "markers", "name": "Diesel", "orientation": "v", "showlegend": true, "type": "scatter", "x": [1.19, 1.19, 1.19, 1.19, 1.19, 1.28, 1.39], "xaxis": "x", "y": [299, 249, 249, 275, 295, 295, 325], "yaxis": "y"}, {"customdata": [["Lexington 2", 30], ["Access Bradshaw 2", 30], ["Access Gen 5", 30], ["Access Runway", 30], ["Access Runway", 30], ["Access Bradshaw 2", 30]], "hovertemplate": "Brand=Michael Kors<br>Display_Size_inches=%{x}<br>Price_USD=%{y}<br>Battery_Life_days=%{marker.size}<br>Model=%{customdata[0]}<br>Water_Resistance_meters=%{customdata[1]}<extra></extra>", "legendgroup": "Michael Kors", "marker": {"color": "#00cc96", "size": [24, 1, 1, 1, 1, 2], "sizemode": "area", "sizeref": 0.18, "symbol": "circle"}, "mode": "markers", "name": "Michael Kors", "orientation": "v", "showlegend": true, "type": "scatter", "x": [1.28, 1.28, 1.28, 1.19, 1.19, 1.28], "xaxis": "x", "y": [299, 349, 295, 349, 349, 350], "yaxis": "y"}, {"customdata": [["Thor 5 Pro", 50]], "hovertemplate": "Brand=Zeblaze<br>Display_Size_inches=%{x}<br>Price_USD=%{y}<br>Battery_Life_days=%{marker.size}<br>Model=%{customdata[0]}<br>Water_Resistance_meters=%{customdata[1]}<extra></extra>", "legendgroup": "Zeblaze", "marker": {"color": "#ab63fa", "size": [5], "sizemode": "area", "sizeref": 0.18, "symbol": "circle"}, "mode": "markers", "name": "Zeblaze", "orientation": "v", "showlegend": true, "type": "scatter", "x": [1.6], "xaxis": "x", "y": [189], "yaxis": "y"}, {"customdata": [["Prime 2", 50], ["Optimus Pro", 30]], "hovertemplate": "Brand=Kospet<br>Display_Size_inches=%{x}<br>Price_USD=%{y}<br>Battery_Life_days=%{marker.size}<br>Model=%{customdata[0]}<br>Water_Resistance_meters=%{customdata[1]}<extra></extra>", "legendgroup": "Kospet", "marker": {"color": "#FFA15A", "size": [4, 3], "sizemode": "area", "sizeref": 0.18, "symbol": "circle"}, "mode": "markers", "name": "Kospet", "orientation": "v", "showlegend": true, "type": "scatter", "x": [2.1, 1.39], "xaxis": "x", "y": [269, 199], "yaxis": "y"}, {"customdata": [["Lem12 Pro", 50]], "hovertemplate": "Brand=Lemfo<br>Display_Size_inches=%{x}<br>Price_USD=%{y}<br>Battery_Life_days=%{marker.size}<br>Model=%{customdata[0]}<br>Water_Resistance_meters=%{customdata[1]}<extra></extra>", "legendgroup": "Lemfo", "marker": {"color": "#19d3f3", "size": [3], "sizemode": "area", "sizeref": 0.18, "symbol": "circle"}, "mode": "markers", "name": "Lemfo", "orientation": "v", "showlegend": true, "type": "scatter", "x": [1.6], "xaxis": "x", "y": [179], "yaxis": "y"}, {"customdata": [["Connected Modular 45", 50], ["Connected Modular 45", 50], ["Connected", 50], ["Connected Modular 45", 50]], "hovertemplate": "Brand=TAG Heuer<br>Display_Size_inches=%{x}<br>Price_USD=%{y}<br>Battery_Life_days=%{marker.size}<br>Model=%{customdata[0]}<br>Water_Resistance_meters=%{customdata[1]}<extra></extra>", "legendgroup": "TAG Heuer", "marker": {"color": "#FF6692", "size": [25, 25, 20, 25], "sizemode": "area", "sizeref": 0.18, "symbol": "circle"}, "mode": "markers", "name": "TAG Heuer", "orientation": "v", "showlegend": true, "type": "scatter", "x": [1.39, 1.39, 1.39, 1.39], "xaxis": "x", "y": [1500, 1650, 1800, 1200], "yaxis": "y"}, {"customdata": [["Summit 2", 50], ["Summit 2+", 50], ["Summit 2", 50]], "hovertemplate": "Brand=Montblanc<br>Display_Size_inches=%{x}<br>Price_USD=%{y}<br>Battery_Life_days=%{marker.size}<br>Model=%{customdata[0]}<br>Water_Resistance_meters=%{customdata[1]}<extra></extra>", "legendgroup": "Montblanc", "marker": {"color": "#B6E880", "size": [1.5, 1, 1.5], "sizemode": "area", "sizeref": 0.18, "symbol": "circle"}, "mode": "markers", "name": "Montblanc", "orientation": "v", "showlegend": true, "type": "scatter", "x": [1.28, 1.28, 1.2], "xaxis": "x", "y": [990, 1230, 1170], "yaxis": "y"}, {"customdata": [["ZenWatch 3", 50], ["ZenWatch 3", 50], ["ZenWatch 3", 50]], "hovertemplate": "Brand=Asus<br>Display_Size_inches=%{x}<br>Price_USD=%{y}<br>Battery_Life_days=%{marker.size}<br>Model=%{customdata[0]}<br>Water_Resistance_meters=%{customdata[1]}<extra></extra>", "legendgroup": "Asus", "marker": {"color": "#FF97FF", "size": [1.5, 2, 2], "sizemode": "area", "sizeref": 0.18, "symbol": "circle"}, "mode": "markers", "name": "Asus", "orientation": "v", "showlegend": true, "type": "scatter", "x": [1.39, 1.39, 1.39], "xaxis": "x", "y": [229, 229, 229], "yaxis": "y"}, {"customdata": [["Connected", 30], ["Smartwatch 3", 30]], "hovertemplate": "Brand=Emporio Armani<br>Display_Size_inches=%{x}<br>Price_USD=%{y}<br>Battery_Life_days=%{marker.size}<br>Model=%{customdata[0]}<br>Water_Resistance_meters=%{customdata[1]}<extra></extra>", "legendgroup": "Emporio Armani", "marker": {"color": "#FECB52", "size": [1.5, 24], "sizemode": "area", "sizeref": 0.18, "symbol": "circle"}, "mode": "markers", "name": "Emporio Armani", "orientation": "v", "showlegend": true, "type": "scatter", "x": [1.19, 1.28], "xaxis": "x", "y": [375, 375], "yaxis": "y"}, {"customdata": [["Cosmo", 50]], "hovertemplate": "Brand=Polaroid<br>Display_Size_inches=%{x}<br>Price_USD=%{y}<br>Battery_Life_days=%{marker.size}<br>Model=%{customdata[0]}<br>Water_Resistance_meters=%{customdata[1]}<extra></extra>", "legendgroup": "Polaroid", "marker": {"color": "#636efa", "size": [2], "sizemode": "area", "sizeref": 0.18, "symbol": "circle"}, "mode": "markers", "name": "Polaroid", "orientation": "v", "showlegend": true, "type": "scatter", "x": [1.2], "xaxis": "x", "y": [249], "yaxis": "y"}, {"customdata": [["Moto 360", 30]], "hovertemplate": "Brand=Motorola<br>Display_Size_inches=%{x}<br>Price_USD=%{y}<br>Battery_Life_days=%{marker.size}<br>Model=%{customdata[0]}<br>Water_Resistance_meters=%{customdata[1]}<extra></extra>", "legendgroup": "Motorola", "marker": {"color": "#EF553B", "size": [1.5], "sizemode": "area", "sizeref": 0.18, "symbol": "circle"}, "mode": "markers", "name": "Motorola", "orientation": "v", "showlegend": true, "type": "scatter", "x": [1.2], "xaxis": "x", "y": [299], "yaxis": "y"}, {"customdata": [["Steel HR", 50], ["Steel HR", 50]], "hovertemplate": "Brand=Nokia<br>Display_Size_inches=%{x}<br>Price_USD=%{y}<br>Battery_Life_days=%{marker.size}<br>Model=%{customdata[0]}<br>Water_Resistance_meters=%{customdata[1]}<extra></extra>", "legendgroup": "Nokia", "marker": {"color": "#00cc96", "size": [25, 25], "sizemode": "area", "sizeref": 0.18, "symbol": "circle"}, "mode": "markers", "name": "Nokia", "orientation": "v", "showlegend": true, "type": "scatter", "x": [1.36, 1.1], "xaxis": "x", "y": [179, 179], "yaxis": "y"}], "layout": {"legend": {"itemsizing": "constant", "title": {"text": "Brand"}, "tracegroupgap": 0}, "margin": {"t": 60}, "xaxis": {"anchor": "y", "domain": [0, 1], "title": {"text": "Display_Size_inches"}}, "yaxis": {"anchor": "x", "domain": [0, 1], "title": {"text": "Price_USD"}}}}
